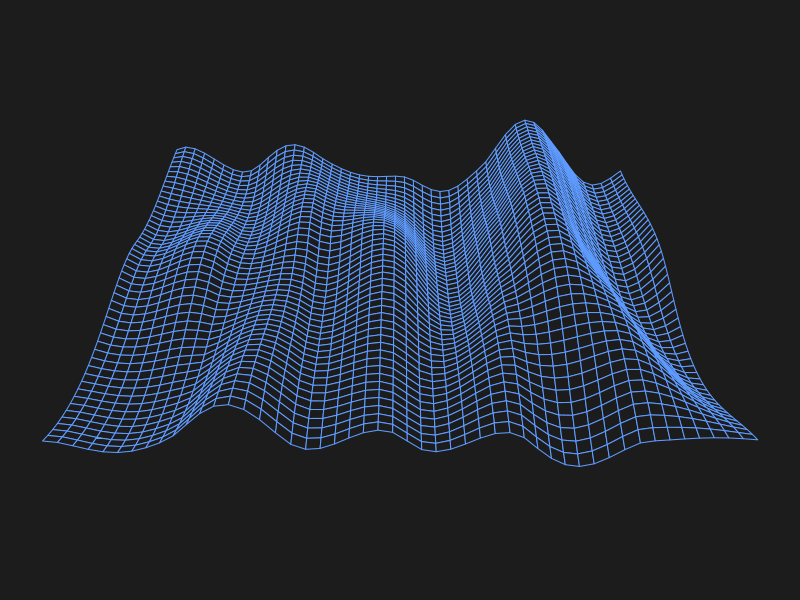
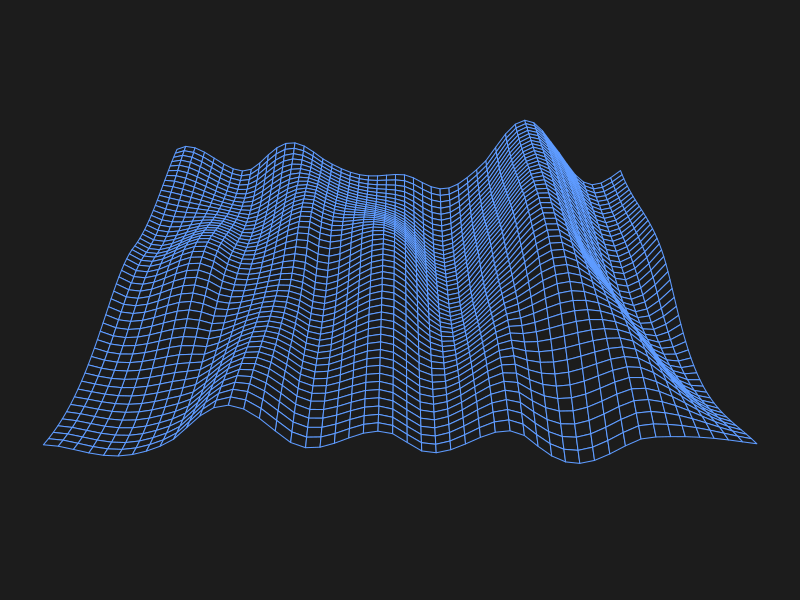
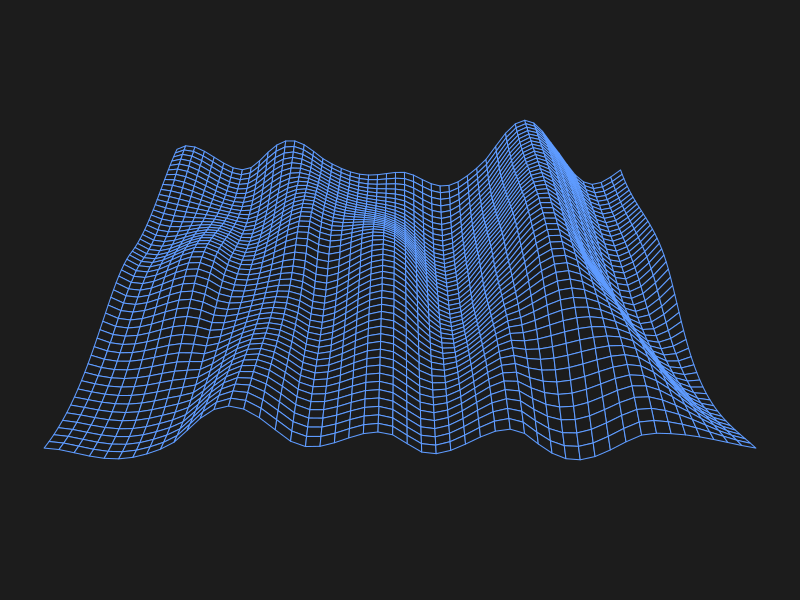
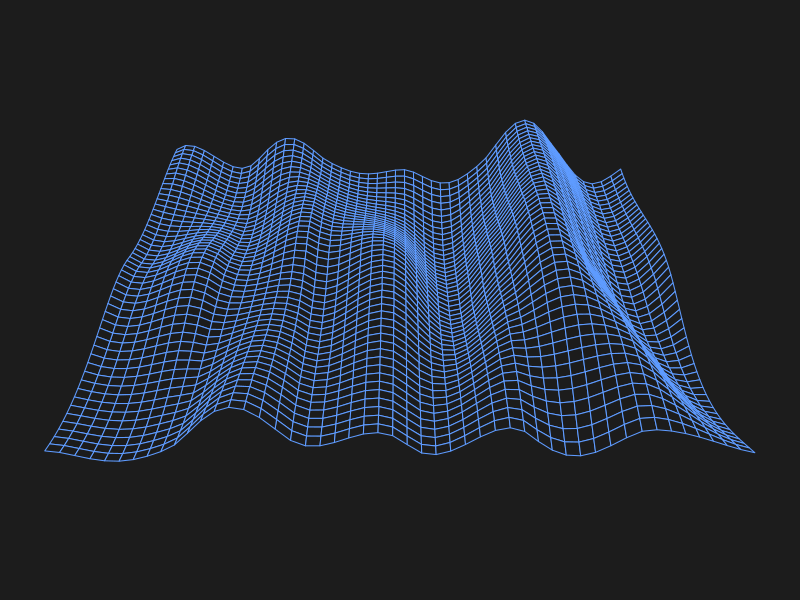
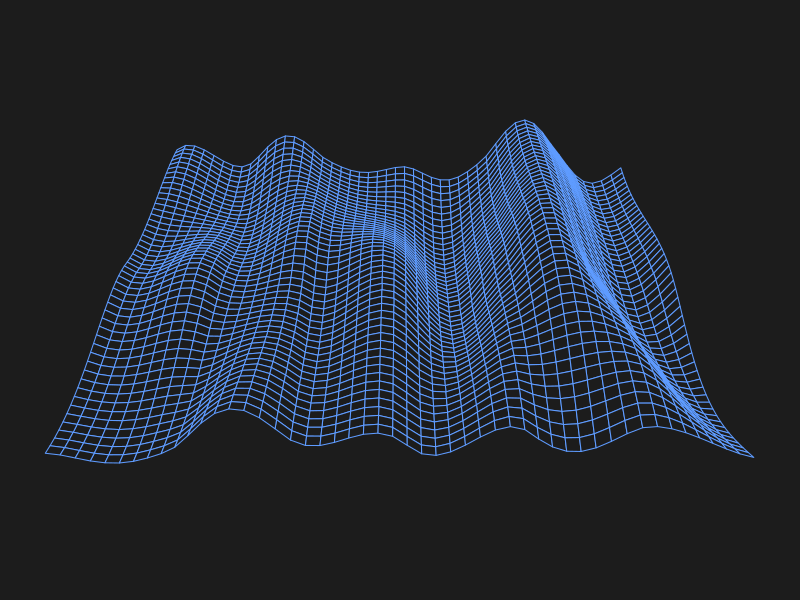
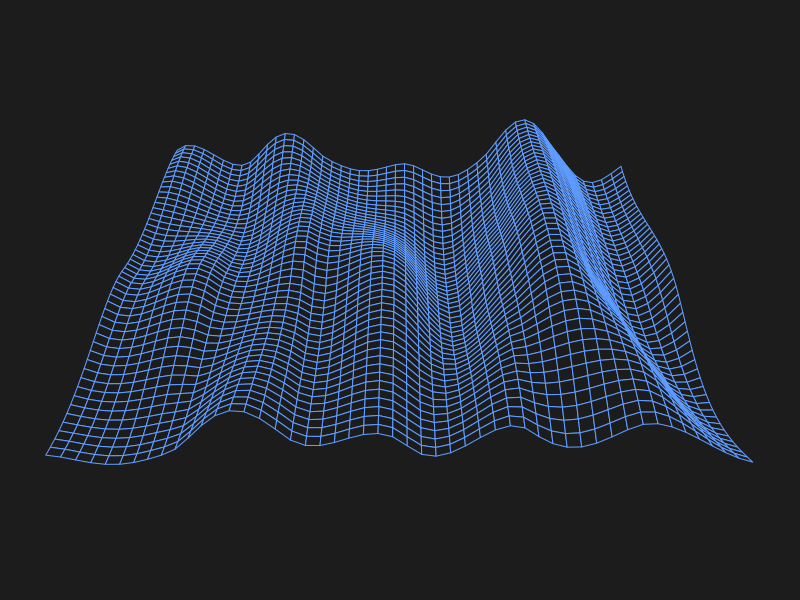
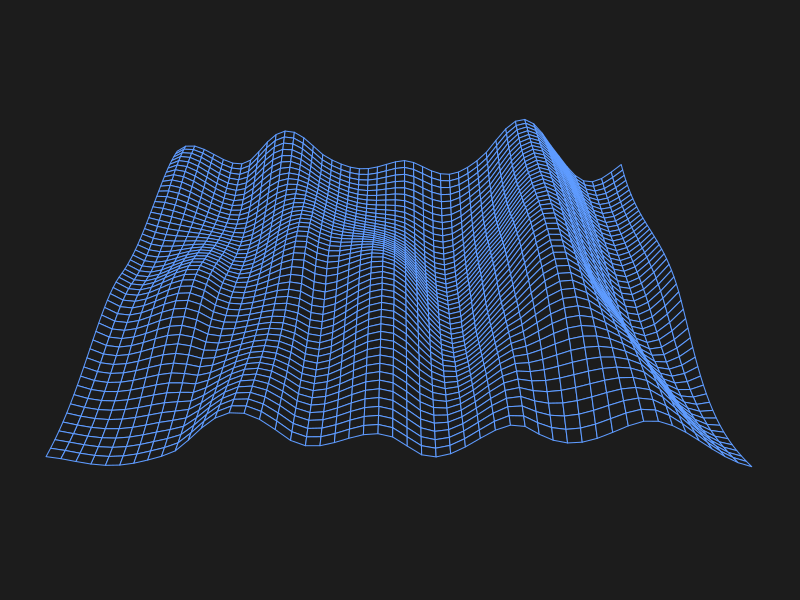
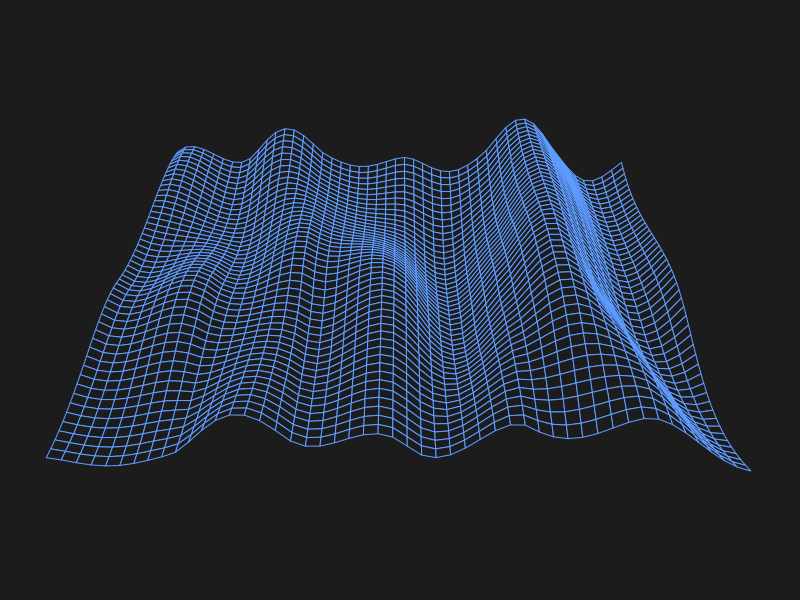

The R script that drew these images, in order: (Note: this script raises an error after producing the figures.)
# === 3D plots ======================================================

### Perlin noise generation
perlinNoise <- function(
    n = 5,   m = 7,    # Size of the grid for the vector field
    N = 100, M = 100   # Dimension of the image
) {
    # For each point on this n*m grid, choose a unit 1 vector
    vector_field <- apply(
        array( rnorm( 2 * n * m ), dim = c(2,n,m) ),
        2:3,
        function(u) u / sqrt(sum(u^2))
    )
    f <- function(x,y) {
        # Find the grid cell in which the point (x,y) is
        i <- floor(x)
        j <- floor(y)
        stopifnot( i >= 1 || j >= 1 || i < n || j < m )
        # The 4 vectors, from the vector field, at the vertices of the square
        v1 <- vector_field[,i,j]
        v2 <- vector_field[,i+1,j]
        v3 <- vector_field[,i,j+1]
        v4 <- vector_field[,i+1,j+1]
        # Vectors from the point to the vertices
        u1 <- c(x,y) - c(i,j)
        u2 <- c(x,y) - c(i+1,j)
        u3 <- c(x,y) - c(i,j+1)
        u4 <- c(x,y) - c(i+1,j+1)
        # Scalar products
        a1 <- sum( v1 * u1 )
        a2 <- sum( v2 * u2 )
        a3 <- sum( v3 * u3 )
        a4 <- sum( v4 * u4 )
        # Weighted average of the scalar products
        s <- function(p) 3 * p^2 - 2 * p^3
        p <- s( x - i )
        q <- s( y - j )
        b1 <- (1-p)*a1 + p*a2
        b2 <- (1-p)*a3 + p*a4
        (1-q) * b1 + q * b2
    }
    xs <- seq(from = 1, to = n, length = N+1)[-(N+1)]
    ys <- seq(from = 1, to = m, length = M+1)[-(M+1)]
    outer( xs, ys, Vectorize(f) )
}

### Random number matrix
randMat <- function(v, s) {
    matrix(
        data = sample(
            x = v,
            size = s,
            replace = TRUE
        ),
        nrow = sqrt(s),
        ncol = sqrt(s)
    )
}


## Parameters
N = 50
M = 400
perl <- perlinNoise(N = N, M = M, n = 7, m = 15)
x <- seq_len(N)
y <- seq_len(M)
z <- perl * 10


## Perspective function (iterate)
iter <- M - 50
for (i in seq(0, iter)) {
    cat("Processing file:", sprintf(paste0("%0", nchar(iter), "d"), i), "\n")
    png(
        filename = paste0(
            "perl_",
            sprintf(paste0("%0", nchar(iter), "d"), i),
            ".png"
        ), res = 150, height = 4, width = 4, units = "in"
    )
    par(bg = "#1c1c1c", mar = c(0, 0, 1, 0))
    persp(
        x = x[seq(1, N)],
        y = y[seq(1 + i, 50 + i)],
        z = z[seq(1, N), seq(1 + i, 50 + i)],
        box = FALSE,
        phi = 30,
        scale = FALSE,
        ltheta = -120,
        border = "#5e9bff",
        col = "#1c1c1c",
        col.main = "#5e9bff"
        # main = "THERE IS NOBODY HERE",
        # family = "VCR OSD Mono"
    )
    dev.off()
}


## Make gif
list.files(pattern = "*.png", full.names = T) %>%
    map(image_read) %>% # reads each path file
    image_join() %>% # joins image
    image_animate(fps = 25) %>% # animates, can opt for number of loops
    image_write("perlin_noise.gif") # write to current dir
